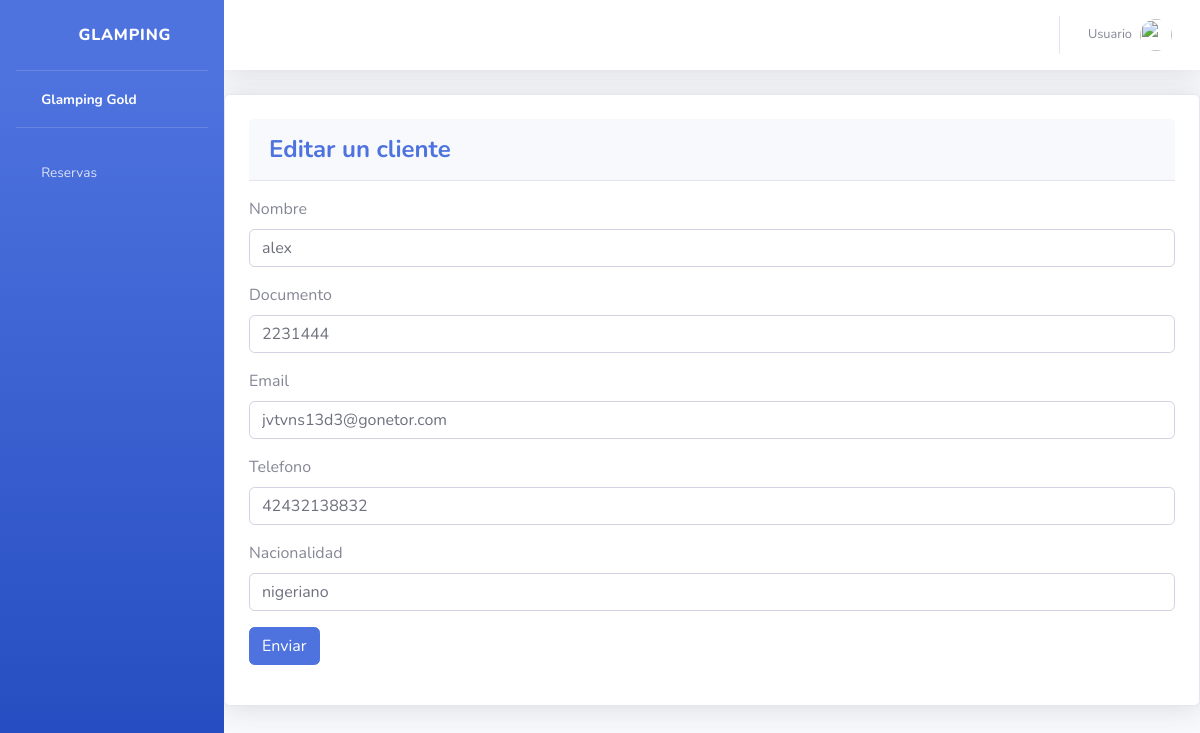
Before: /clientes/edit/2/ with the older database file.
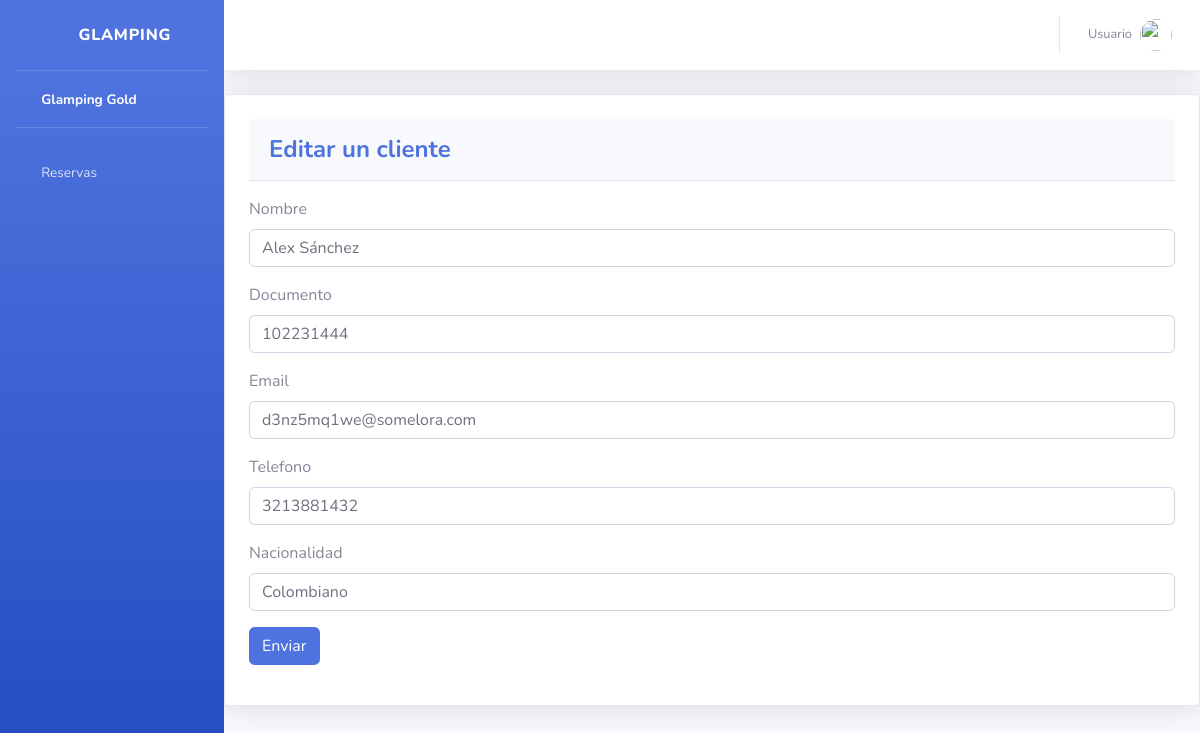
After: the same page with the newer database file.
### cliente/models.py (models this page shows, shortened)
class Cliente(models.Model):
    nombre = models.CharField(max_length=255)
    documento = models.IntegerField(unique=True)
    email = models.CharField(max_length=50, unique=True)
    telefone = models.IntegerField(unique=True)
    nacionalidad = models.CharField(max_length=255)
    status = models.BooleanField(default=True)

### cliente/views.py (the view, shortened to what this page needs)
# urls.py: path('edit/<int:cliente_id>/', views.edit_cliente, name='edit_cliente'),
def edit_cliente(request, cliente_id):
    cliente = Cliente.objects.get(pk=cliente_id)
    form = ClienteForm(request.POST or None, instance=cliente)
    return render(request, 'cliente/editar.html', {'form': form})

### cliente/forms.py
class ClienteForm(forms.ModelForm):
    class Meta:
        model = Cliente
        fields = "__all__"
        exclude = ['status']
        labels = {
           'nombre': 'Nombre',
           'documento': 'Documento',
           'email': 'Email',
           'telefone': 'Telefono',
           'nacionalidad': 'Nacionalidad',
        }
        widgets = {
            'nombre': forms.TextInput(attrs={'placeholder': 'Ingrese el nombre'}),
            'documento': forms.TextInput(attrs={'placeholder': 'Ingrese el documento'}),
            'email': forms.EmailInput(attrs={'placeholder': 'Ingrese el correo'}),
            'telefone': forms.TextInput(attrs={'placeholder': 'Ingrese el telefono'}),
            'nacionalidad': forms.TextInput(attrs={'placeholder': 'Ingrese la nacionalidad'}),
        }

### templates/cliente/editar.html
{% extends 'base.html' %}
{% block content %}
<div class="card shadow mb-4 p-4 ">
    <div class="card-header py-3 mb-3">
        <h4 class="m-0 font-weight-bold text-primary">Editar un cliente</h4>
    </div>
    {% include 'cliente/form.html' %}
</div>
{% endblock %}

### templates/cliente/form.html (shortened to what this page needs)
<form action="" method="POST">
    {% for field in form %}
    <div class="mb-3">
      <label for="" class="form-label">{{field.label}}</label>
      <input type="{{field.field.widget.input_type}}"
        class="form-control" name="{{field.name}}" id="" aria-describedby="helpId" placeholder="{{field.field.widget.attrs.placeholder}}"
        value="{{field.value | default:'' }}"
        >
    </div>
    {% endfor %}
    <button type="submit" class="btn btn-primary">Enviar</button>
</form>

Changed rows visible on the page:
changed Cliente: nombre "alex" → "Alex Sánchez"; email "jvtvns13d3@gonetor.com" → "d3nz5mq1we@somelora.com"; nacionalidad "nigeriano" → "Colombiano"
Other visible differences:
form field documento: "2231444" → "102231444"
form field telefone: "42432138832" → "3213881432"
